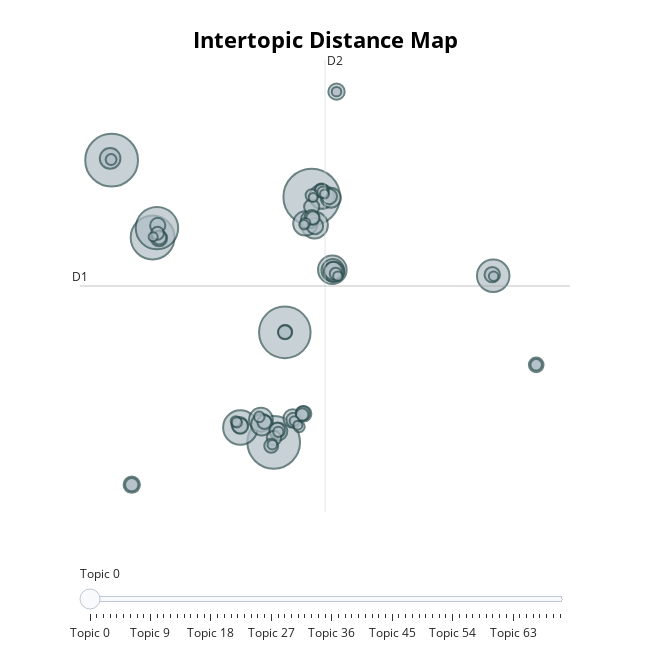

Here is the notebook cell this chart was saved with:
### Code cell
topic_model_mot_cible.visualize_topics()
